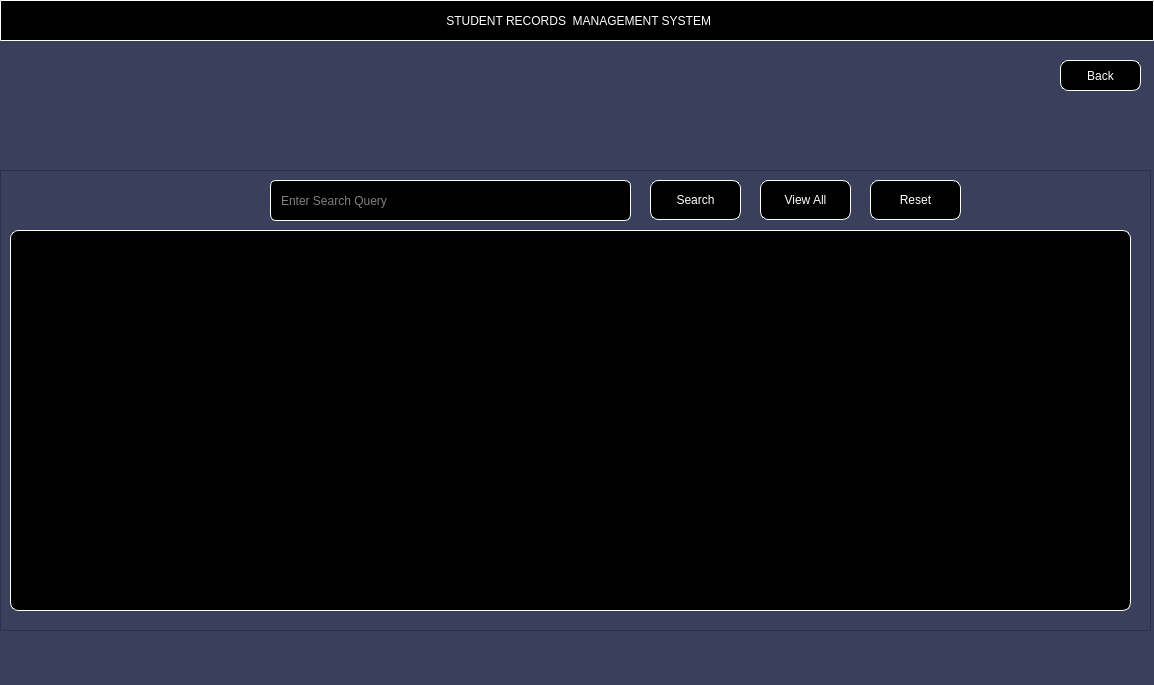
<?xml version="1.0" encoding="UTF-8"?>
<ui version="4.0">
 <class>DataSetCourses</class>
 <widget class="QDialog" name="DataSetCourses">
  <property name="geometry">
   <rect>
    <x>0</x>
    <y>0</y>
    <width>1154</width>
    <height>685</height>
   </rect>
  </property>
  <property name="windowTitle">
   <string>Dialog</string>
  </property>
  <property name="styleSheet">
   <string notr="true">background-color: #3a3f5c;</string>
  </property>
  <widget class="QFrame" name="frame">
   <property name="geometry">
    <rect>
     <x>0</x>
     <y>170</y>
     <width>1151</width>
     <height>461</height>
    </rect>
   </property>
   <property name="styleSheet">
    <string notr="true">
QFrame{
 

}</string>
   </property>
   <property name="frameShape">
    <enum>QFrame::Shape::StyledPanel</enum>
   </property>
   <property name="frameShadow">
    <enum>QFrame::Shadow::Raised</enum>
   </property>
   <widget class="QPushButton" name="btn_Search_Course">
    <property name="geometry">
     <rect>
      <x>650</x>
      <y>10</y>
      <width>91</width>
      <height>40</height>
     </rect>
    </property>
    <property name="styleSheet">
     <string notr="true">   
QPushButton{
                    color: rgb(255, 255, 255);
                    border:1px solid white;
                    border-radius: 8px;
                    padding: 0 8px;
                    background-color: rgb(255, 267, 245);
                    font: 500 11pt ;
                   

}

 </string>
    </property>
    <property name="text">
     <string>Search</string>
    </property>
    <property name="icon">
     <iconset theme="QIcon::ThemeIcon::SystemSearch"/>
    </property>
   </widget>
   <widget class="QPushButton" name="btn_Reset_Course">
    <property name="geometry">
     <rect>
      <x>870</x>
      <y>10</y>
      <width>91</width>
      <height>40</height>
     </rect>
    </property>
    <property name="styleSheet">
     <string notr="true">   
QPushButton{
                    color: rgb(255, 255, 255);
                    border:1px solid white;
                    border-radius: 8px;
                    padding: 0 8px;
                    background-color: rgb(255, 267, 245);
                    font: 500 11pt ;
                   

}

 </string>
    </property>
    <property name="text">
     <string>Reset</string>
    </property>
    <property name="icon">
     <iconset theme="QIcon::ThemeIcon::ViewRestore"/>
    </property>
   </widget>
   <widget class="QLineEdit" name="lineEdit_Search_Course">
    <property name="geometry">
     <rect>
      <x>270</x>
      <y>10</y>
      <width>361</width>
      <height>41</height>
     </rect>
    </property>
    <property name="styleSheet">
     <string notr="true">     
QLineEdit{
                    color: rgb(255, 255, 255);
                    border:1px solid white;
                    border-radius: 6px;
                    padding: 0 8px;
                    background-color: rgb(255, 267, 245);
                    font: 500 11pt ;
                   

}

 </string>
    </property>
    <property name="placeholderText">
     <string>Enter Search Query</string>
    </property>
   </widget>
   <widget class="QTableWidget" name="tableWidget">
    <property name="geometry">
     <rect>
      <x>10</x>
      <y>60</y>
      <width>1121</width>
      <height>381</height>
     </rect>
    </property>
    <property name="styleSheet">
     <string notr="true">   
QTableWidget{
                    color: rgb(255, 255, 255);
                    border:1px solid white;
                    border-radius: 8px;
                    padding: 0 8px;
                    background-color: rgb(255, 267, 245);
                    font: 500 11pt ;
                   

}

 </string>
    </property>
   </widget>
   <widget class="QPushButton" name="btn_View_All_Courses">
    <property name="geometry">
     <rect>
      <x>760</x>
      <y>10</y>
      <width>91</width>
      <height>40</height>
     </rect>
    </property>
    <property name="styleSheet">
     <string notr="true">   
QPushButton{
                    color: rgb(255, 255, 255);
                    border:1px solid white;
                    border-radius: 8px;
                    padding: 0 8px;
                    background-color: rgb(255, 267, 245);
                    font: 500 11pt ;
                   

}

 </string>
    </property>
    <property name="text">
     <string>View All</string>
    </property>
    <property name="icon">
     <iconset theme="QIcon::ThemeIcon::FolderOpen"/>
    </property>
   </widget>
  </widget>
  <widget class="QPushButton" name="pushButton">
   <property name="geometry">
    <rect>
     <x>0</x>
     <y>0</y>
     <width>1154</width>
     <height>41</height>
    </rect>
   </property>
   <property name="styleSheet">
    <string notr="true">    
QPushButton{
                    color: rgb(255, 255, 255);
                    border:1px solid white;
                    border-radius: 1px;
                    padding: 0 2px;
                    background-color: rgb(255, 267, 245);
                    font: 500 11pt ;
                   

}

 </string>
   </property>
   <property name="text">
    <string> STUDENT RECORDS  MANAGEMENT SYSTEM</string>
   </property>
  </widget>
  <widget class="QPushButton" name="btn_DataSetCourse_Back">
   <property name="geometry">
    <rect>
     <x>1060</x>
     <y>60</y>
     <width>81</width>
     <height>31</height>
    </rect>
   </property>
   <property name="styleSheet">
    <string notr="true">    
QPushButton{
                    color: rgb(255, 255, 255);
                    border:1px solid white;
                    border-radius: 8px;
                    padding: 0 8px;
                    background-color: rgb(255, 267, 245);
                    font: 500 11pt ;
                   

}

 </string>
   </property>
   <property name="text">
    <string>Back</string>
   </property>
   <property name="icon">
    <iconset theme="QIcon::ThemeIcon::GoHome"/>
   </property>
  </widget>
 </widget>
 <resources/>
 <connections/>
</ui>
